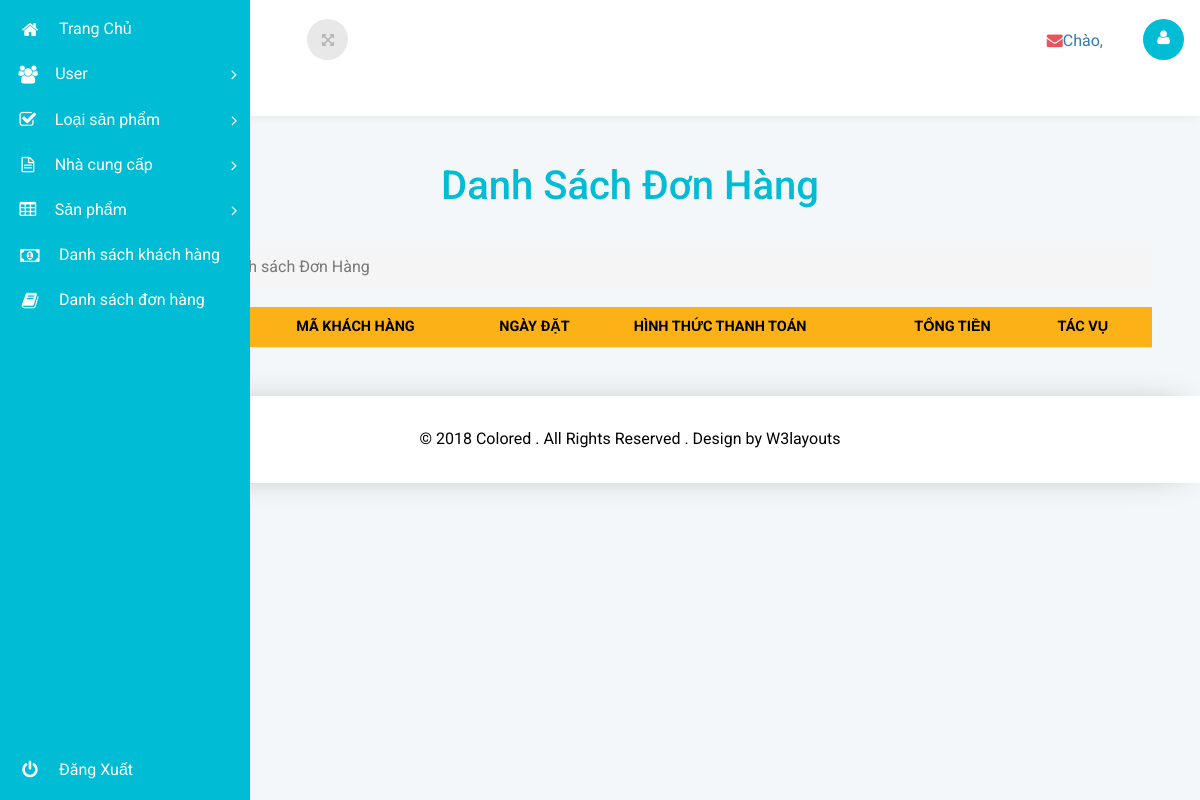
The app's page /admin/ds_don_hang.php, older data.
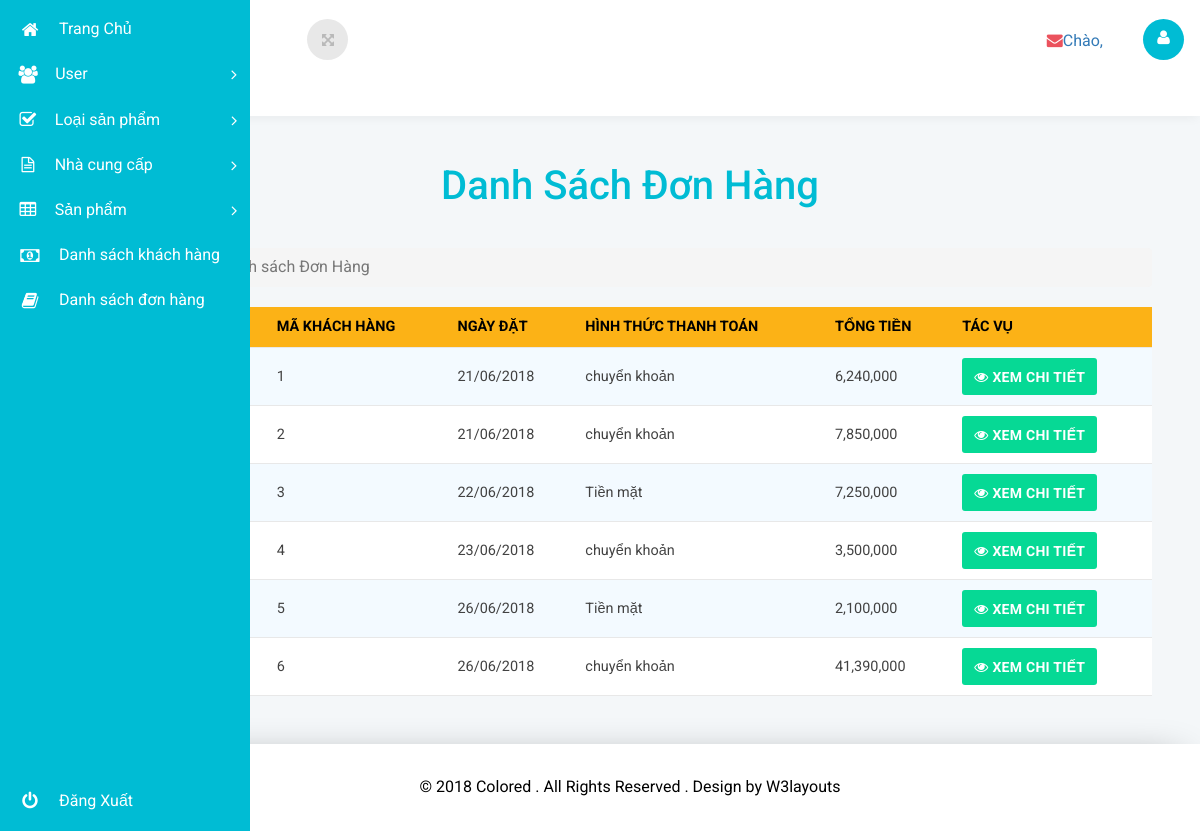
The same page, newer data.
### tables this page shows
CREATE TABLE IF NOT EXISTS `don_hang` (
  `ma_don_hang` int(11) NOT NULL AUTO_INCREMENT,
  `ma_khach_hang` int(11) NOT NULL,
  `ngay_dat` date NOT NULL,
  `hinh_thuc_thanh_toan` varchar(150) NOT NULL,
  `tong_tien` double NOT NULL,
  PRIMARY KEY (`ma_don_hang`)
);

### admin/templates/layout.php (called while the page is built, shortened)
<?php include("head.php")?>
<?php include("main-menu.php")?>
<?php include("wrapper.php")?>

### admin/controllers/c_don_hang.php (called while the page is built, shortened)
<?php
class C_don_hang
{
	public function Hien_thi_DS_Don_hang()
	{
		include("models/m_don_hang.php");
		$m_don_hang=new M_don_hang();
		$ds_don_hang=$m_don_hang->Doc_tat_ca_don_hang();
		include("templates/layout.php");
	}
}
?>

### admin/ds_don_hang.php (called while the page is built)
<?php
include("controllers/c_don_hang.php");
$c_don_hang=new C_don_hang();
$c_don_hang->Hien_thi_DS_Don_hang();
?>

### models/database.php (called while the page is built, shortened)
<?php
class database{
    protected $pdo = NULL;
    protected $sql = '';
    public function __construct() {
        try
		{
			$this->pdo = new PDO("mysql:host=".DB_HOST."; dbname=".DB_NAME,DB_USER,DB_PWD);
			$this->pdo->query('set names "utf8"');
		}
		catch(PDOException $ex )
		{
			die($ex->getMessage());
		}
    }
    public function setQuery($sql) {
        $this->sql = $sql;
    }
    public function execute($options=array()) {
        $this->sta = $this->pdo->prepare($this->sql);
        $this->sta->execute();
        return $this->sta;
    }
    public function loadAllRows($options=array()) {
        if(!$options) {
            if(!$result = $this->execute())
                return false;
        }
        else {
            if(!$result = $this->execute($options))
                return false;
        }
        return $result->fetchAll(PDO::FETCH_OBJ);
    }
}
?>

### admin/models/m_don_hang.php (called while the page is built, shortened)
<?php
include_once("../models/database.php");
class M_don_hang extends database
{
	public function Doc_tat_ca_don_hang()
	{
		$sql="SELECT * FROM don_hang";
		return $this->loadAllRows();
	}
}
?>

### admin/views/don_hang/v_ds_don_hang.php (the view)
<div class="main-grid">
			<div class="agile-grids">
				<div class="table-heading">
					<h2>Danh Sách Đơn Hàng</h2>
				</div>
				<div class="agile-tables">
					<div class="w3l-table-info">
					  	<ol class="breadcrumb">
									<li><a href="index_quan_tri.php">Trang Chủ</a></li>
									<li class="active">Danh sách Đơn Hàng</li>
								</ol>
					    <table id="table">
						<thead>
						  <tr>
							<th>Mã Đơn Hàng</th>
							<th>Mã Khách Hàng</th>
							<th>Ngày đặt</th>
                            <th>Hình Thức Thanh Toán</th>
                            <th>Tổng Tiền</th>
                            <th>Tác vụ</th>
						  </tr>
						</thead>
						<tbody>
                        <?php
                        foreach($ds_don_hang as $dh)
						{
							$arr=explode("-",$dh->ngay_dat);
							$nam=$arr[0];
							$thang=$arr[1];
							$ngay=$arr[2];
							$ngay_dat=$ngay."/".$thang."/".$nam;
						?>
						  <tr>
							<td><?php echo $dh->ma_don_hang?></td>
                            <td><?php echo $dh->ma_khach_hang?></td>
                            <td><?php echo $ngay_dat?></td>
                            <td><?php echo $dh->hinh_thuc_thanh_toan?></td>
                            <td><?php echo number_format($dh->tong_tien)?></td>
                            <td>
                            <button type="button" class="btn btn-warning" onClick="window.location='chi_tiet_don_hang.php?ma_don_hang=<?php echo $dh->ma_don_hang?>'"><i class="fa fa-eye"></i> Xem chi tiết</button>
                            </td>
						</tr>
						<?php
						}
						?>
						</tbody>
					  </table>
					</div>
				</div>
			</div>
		</div>

### admin/templates/head.php (shortened to what this page needs)
<!DOCTYPE html>
<head>
<link rel="stylesheet" href="public/layout/css/bootstrap.css">
<link href="public/layout/css/style.css" rel='stylesheet' type='text/css' />
<link rel="stylesheet" href="public/layout/css/font.css" type="text/css"/>
<link href="public/layout/css/font-awesome.css" rel="stylesheet">
<link rel="stylesheet" href="public/layout/css/morris.css">
<link rel="stylesheet" type="text/css" href="public/layout/css/table-style.css" />
<link rel="stylesheet" type="text/css" href="public/layout/css/basictable.css" />
</head>
<body class="dashboard-page">

### admin/templates/main-menu.php (shortened to what this page needs)
<nav class="main-menu">
		<ul>
			<li>
				<a href="index_quan_tri.php">
					<i class="fa fa-home nav_icon"></i>
					<span class="nav-text">
					Trang Chủ
					</span>
				</a>
			</li>
			<li class="has-subnav">
				<a href="javascript:;">
				<i class="fa fa-users" aria-hidden="true"></i>
				<span class="nav-text">
					User
				</span>
				<i class="icon-angle-right"></i><i class="icon-angle-down"></i>
				</a>
			</li>
			<li class="has-subnav">
				<a href="javascript:;">
				<i class="fa fa-check-square-o nav_icon"></i>
				<span class="nav-text">
				Loại sản phẩm
				</span>
				<i class="icon-angle-right"></i><i class="icon-angle-down"></i>
				</a>
			</li>
			<li class="has-subnav">
				<a href="javascript:;">
					<i class="fa fa-file-text-o nav_icon"></i>
						<span class="nav-text">Nhà cung cấp</span>
					<i class="icon-angle-right"></i><i class="icon-angle-down"></i>
				</a>
			</li>
            <li class="has-subnav">
				<a href="javascript:;">
					<i class="icon-table nav-icon"></i>
					<span class="nav-text">
					Sản phẩm
					</span>
                    <i class="icon-angle-right"></i><i class="icon-angle-down"></i>
				</a>
			</li>
            <li>
				<a href="ds_khach_hang.php">
					<i class="fa fa-money"></i>
					<span class="nav-text">
						Danh sách khách hàng
					</span>
				</a>
			</li>
            <li>
				<a href="ds_don_hang.php">
					<i class="fa fa-book"></i>
					<span class="nav-text">
						Danh sách đơn hàng
					</span>
				</a>
			</li>
		</ul>
		<ul class="logout">
			<li>
			<a href="dang_xuat_admin.php">
			<i class="icon-off nav-icon"></i>
			<span class="nav-text">
			Đăng Xuất
			</span>
			</a>
			</li>
		</ul>
	</nav>

### admin/templates/wrapper.php (shortened to what this page needs)
<section class="wrapper scrollable">
		<?php include("user-menu.php")?>
		<?php include("title-bar.php")?>
        <div class="main-content">
		  	<?php
            	if(isset($view))
				{
					include($view);
				}
			?>
        </div>
		<?php include("footer.php")?>
	</section>
</body>
</html>

### admin/templates/user-menu.php (shortened to what this page needs)
<nav class="user-menu">
		</nav>

### admin/templates/title-bar.php (shortened to what this page needs)
<section class="title-bar">
			<div class="logo">
				<h2><a href="index_quan_tri.php" style="color:red;"><img src="public/layout/images/logo.png" alt="" /> FOODSUPP</a></h2>
			</div>
			<div class="full-screen">
				<section class="full-top">
					<button id="toggle"><i class="fa fa-arrows-alt" aria-hidden="true"></i></button>
				</section>
			</div>
			<div class="header-right">
				<div class="profile_details_left">
					<div class="header-right-left">
						<ul class="nofitications-dropdown">
							<li class="dropdown head-dpdn">
								<a href="#" class="dropdown-toggle" data-toggle="dropdown"><i class="fa fa-envelope"></i>Chào,<?php echo $_SESSION['admin']['name']?></a>
							</li>
							<div class="clearfix"> </div>
						</ul>
					</div>
					<div class="profile_details">
						<ul>
							<li class="dropdown profile_details_drop">
								<a href="#" class="dropdown-toggle" data-toggle="dropdown" aria-expanded="false">
									<div class="profile_img">
										<span class="prfil-img"><i class="fa fa-user" aria-hidden="true"></i></span>
									</div>
								</a>
							</li>
						</ul>
					</div>
					<div class="clearfix"> </div>
				</div>
			</div>
			<div class="clearfix"> </div>
		</section>

### admin/templates/footer.php
<div class="footer">
			<p>© 2018 Colored . All Rights Reserved . Design by <a href="http://w3layouts.com/">W3layouts</a></p>
		</div>

### admin/public/layout/css/table-style.css (style rules this page uses)
table { background: white; border-collapse: collapse; margin: 1.25em 0 0; width: 100%; }
table tr, table th, table td { border: none; border-bottom: 1px solid #e8e8e8; font-size: .95em; }
table th, table td { padding: 10px 12px; text-align: left; }
table th { background: #fcb216; color: #000000; text-transform: uppercase; }
table tr td { background: #f3faff; color: #424242; }
table tr:nth-of-type(2n+2) td { background: #ffffff; }
table { width: 100%; }

Row changes from the older to the newer data that the page shows:
added don_hang: ma_khach_hang "1", ngay_dat "21/06/2018", hinh_thuc_thanh_toan "chuyển khoản", tong_tien "6,240,000"
added don_hang: ma_khach_hang "2", ngay_dat "21/06/2018", hinh_thuc_thanh_toan "chuyển khoản", tong_tien "7,850,000"
added don_hang: ma_khach_hang "3", ngay_dat "22/06/2018", hinh_thuc_thanh_toan "Tiền mặt", tong_tien "7,250,000"
added don_hang: ma_khach_hang "4", ngay_dat "23/06/2018", hinh_thuc_thanh_toan "chuyển khoản", tong_tien "3,500,000"
added don_hang: ma_khach_hang "5", ngay_dat "26/06/2018", hinh_thuc_thanh_toan "Tiền mặt", tong_tien "2,100,000"
added don_hang: ma_khach_hang "6", ngay_dat "26/06/2018", hinh_thuc_thanh_toan "chuyển khoản", tong_tien "41,390,000"
